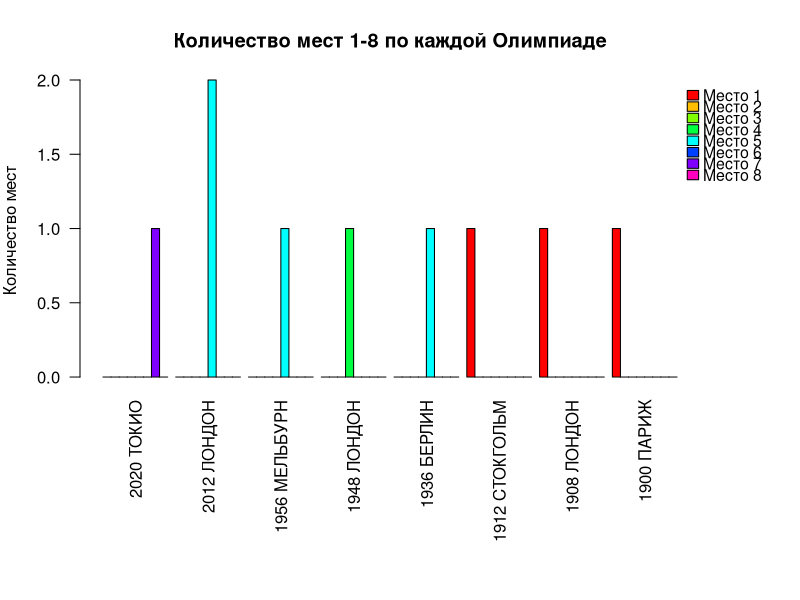
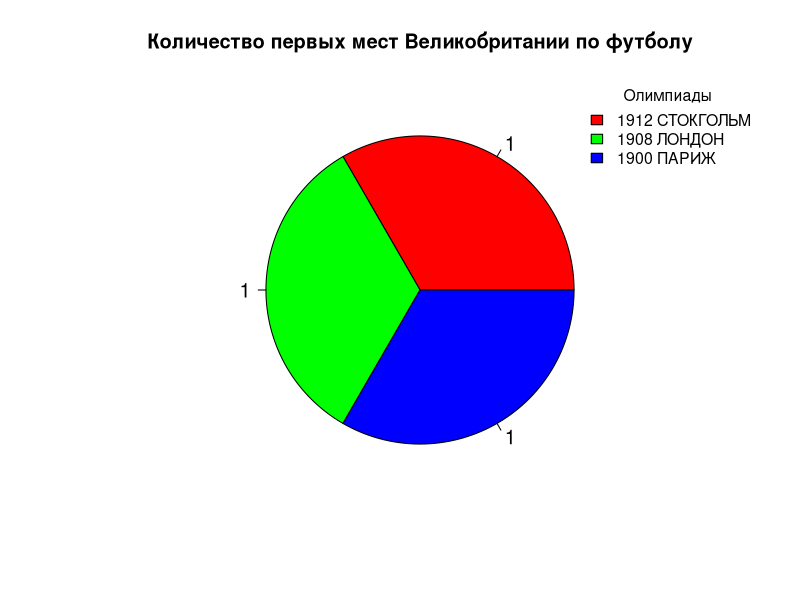
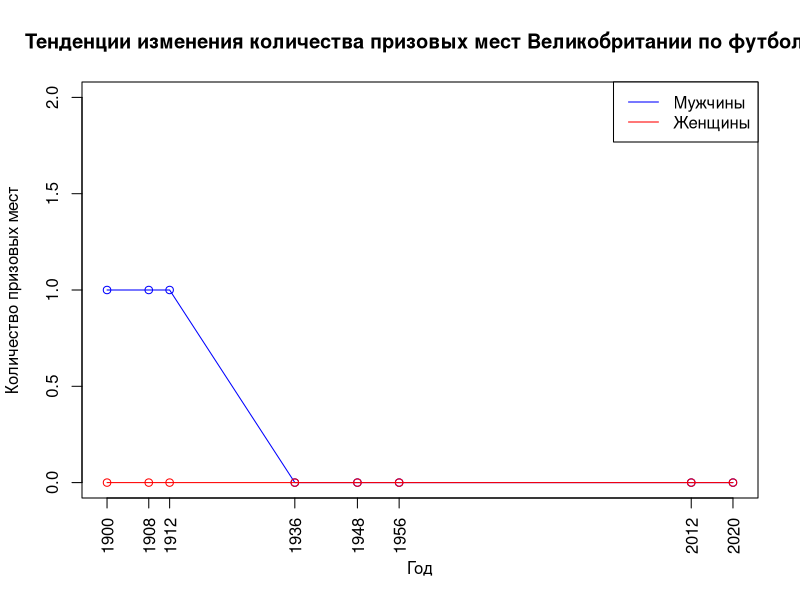
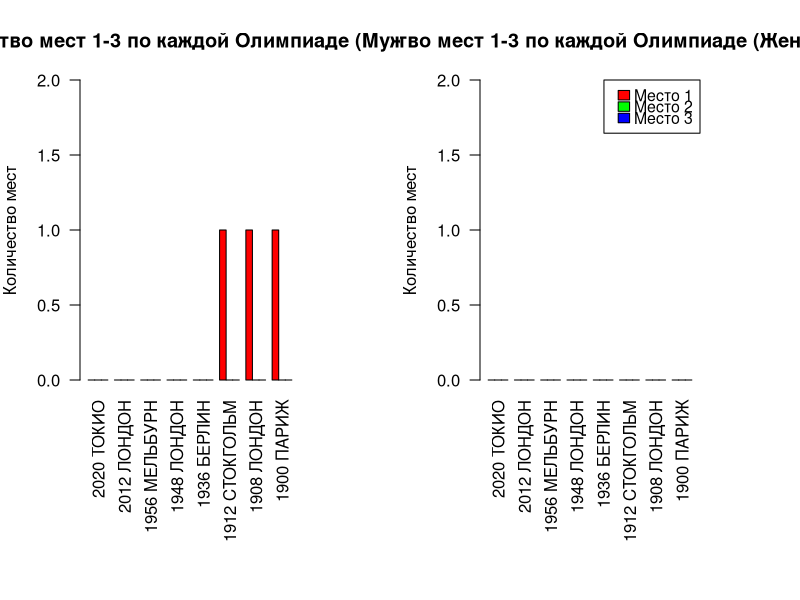
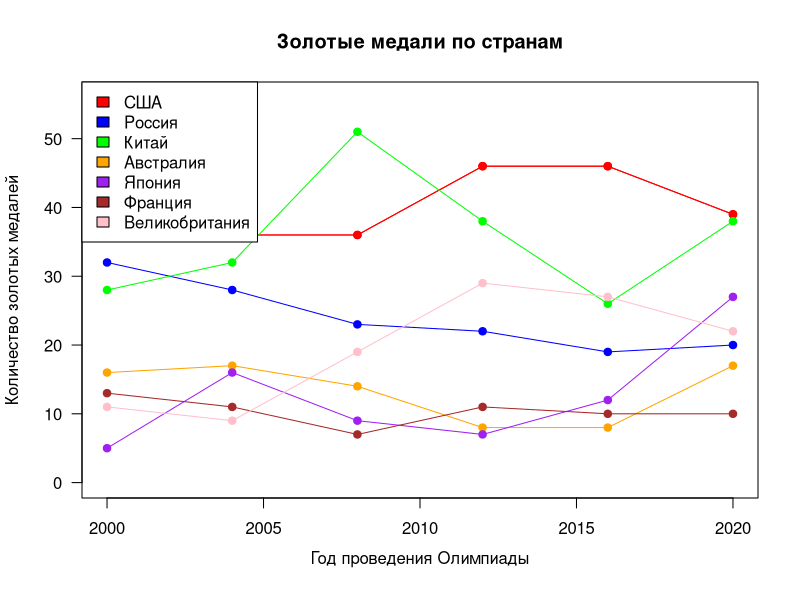
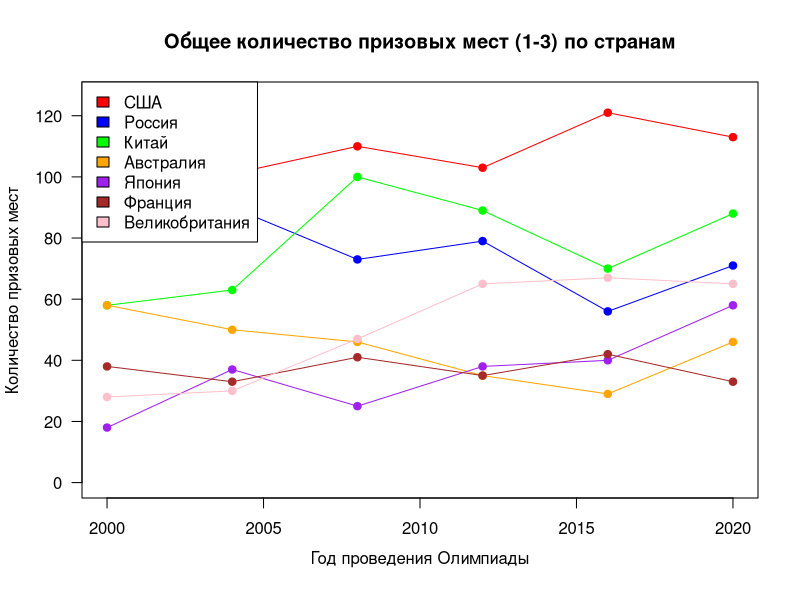

Write R code to recreate these figures, in order.
library(readxl)

data_table <- read_excel("uk_soccer.xlsx")

data_p <- data_table[, -c(1,2,11,20)]
data_p_matrix <- as.matrix(data_p)
rownames(data_p_matrix) <- data_table$Олимпиада 


data_p_men <- data_p_matrix[, c(1:8)]
data_p_women <- data_p_matrix[, c(9:16)]
data_p_combined <- data_p_men + data_p_women 
colnames(data_p_combined) <- c("First", "Second", "Third", "4", "5", "6", "7", "8")


# Столбчатая диаграмма по количеству мест
par(mar = c(11, 4, 4, 5), xpd = TRUE)

bp <- barplot(t(data_p_combined), beside = TRUE, col = rainbow(8),
              main = "Количество мест 1-8 по каждой Олимпиаде",
              ylab = "Количество мест",
              las = 2,
              axisnames = TRUE)

last_x <- max(bp)
legend(x = last_x, y = par("usr")[4],
       legend = paste("Место", 1:8),
       fill = rainbow(8),
       bty = "n",
       cex = 0.95,
       seg.len = 0.6,
       x.intersp = 0.3,
       y.intersp = 0.6)

# Значения по умолчанию
par(mfrow = c(1,1), mar = c(5, 4, 4, 2) + 0.1, oma = c(0, 0, 0, 0), 
    mai = c(1.02, 0.82, 0.82, 0.42), fig = c(0, 1, 0, 1))


# Круговая диаграмм по количеству первых мест
data_only_first <- data_p_combined[, 1]
data_without_zeros <- data_only_first[data_only_first != 0]

colors <- rainbow(length(data_without_zeros))

pie(data_without_zeros, 
    main = "Количество первых мест Великобритании по футболу",
    col = colors,
    labels = data_without_zeros,
    cex = 1.2)

legend("topright",
       legend = names(data_without_zeros),
       fill = colors,      
       title = "Олимпиады",
       cex = 0.95,
       bty = "n")


# тенденции призовых мест по полам
# функциональный
male_trends <- data_table[, c(2)]
female_trends <- data_table[, c(11)]
years_trends <- sapply(data_table[, 1], function(x) as.numeric(gsub("[^0-9]", "", x)))
years_trends <- as.numeric(years_trends)

plot(years_trends, male_trends$`Призовые мужчины`, type = "o", col = "blue", 
     main = "Тенденции изменения количества призовых мест Великобритании по футболу",
     xlab = "Год", ylab = "Количество призовых мест", ylim = c(0, 2), xaxt = "n")
lines(years_trends, female_trends$`Призовые женщины`, type = "o", col = "red")
legend("topright", legend = c("Мужчины", "Женщины"), col = c("blue", "red"), lty = 1)
axis(1, at = years_trends, labels = years_trends, las = 2)

# столбчатый
par(mfrow=c(1,2))
par(mar = c(11, 4, 4, 5))
barplot(t(data_p_men[,c(1,2,3)]), beside = TRUE, col = rainbow(3), 
        main = "Количество мест 1-3 по каждой Олимпиаде (Мужчины)", 
        ylab = "Количество мест",
        las = 2,
        ylim = c(0, 2))

barplot(t(data_p_women[,c(1,2,3)]), beside = TRUE, col = rainbow(3), 
        main = "Количество мест 1-3 по каждой Олимпиаде (Женщины)", 
        ylab = "Количество мест", 
        legend.text = paste("Место", 1:3), args.legend = list(x = "topright",
                                                              cex = 0.95,
                                                              seg.len = 0.6,
                                                              x.intersp = 0.3,
                                                              y.intersp = 0.6
                                                              ),
        las = 2,
        ylim = c(0, 2))

# Значения по умолчанию
par(mfrow = c(1,1), mar = c(5, 4, 4, 2) + 0.1, oma = c(0, 0, 0, 0), 
    mai = c(1.02, 0.82, 0.82, 0.42), fig = c(0, 1, 0, 1))



# Первые и призовые места по 7 странам и всем видам спорта
data_table_all <- read_excel("olympic.xlsx")

years <- data_table_all$Олимпиада

colors <- c("red", "blue", "green", "orange", "purple", "brown", "pink")

gold_medals <- data_table_all[, c(
  "США 1 место", 
  "Россия 1 место", 
  "Китай 1 место", 
  "Австралия 1 место", 
  "Япония 1 место", 
  "Франция 1 место", 
  "Великобритания 1 место"
)] 

plot(years, gold_medals[[1]], type = "o", col = "red",
     main = "Золотые медали по странам",
     xlab = "",  
     ylab = "Количество золотых медалей",
     ylim = c(0, max(gold_medals, na.rm = TRUE) + 5),
     pch = 19, las = 1)

for (i in 1:7) {
  lines(years, gold_medals[[i]], type = "o", col = colors[i], pch = 19)
}

legend(x = "topleft", legend=c("США", "Россия", "Китай", "Австралия", "Япония", "Франция", "Великобритания"),  
       fill = colors
)

mtext("Год проведения Олимпиады", side = 1, line = 2.5)


total_medals <- data.frame(
  "США" = rowSums(data_table_all[, c("США 1 место", "США 2 место", "США 3 место")]),
  "Россия" = rowSums(data_table_all[, c("Россия 1 место", "Россия 2 место", "Россия 3 место")]),
  "Китай" = rowSums(data_table_all[, c("Китай 1 место", "Китай 2 место", "Китай 3 место")]),
  "Австралия" = rowSums(data_table_all[, c("Австралия 1 место", "Австралия 2 место", "Австралия 3 место")]),
  "Япония" = rowSums(data_table_all[, c("Япония 1 место", "Япония 2 место", "Япония 3 место")]),
  "Франция" = rowSums(data_table_all[, c("Франция 1 место", "Франция 2 место", "Франция 3 место")]),
  "Великобритания" = rowSums(data_table_all[, c("Великобритания 1 место", "Великобритания 2 место", "Великобритания 3 место")])
)

plot(years, total_medals[[1]], type = "o", col = colors[1],
     main = "Общее количество призовых мест (1-3) по странам",
     xlab = "",
     ylab = "Количество призовых мест",
     ylim = c(0, max(total_medals, na.rm = TRUE) + 5),
     pch = 19, las = 1)

for (i in 2:7) {
  lines(years, total_medals[[i]], type = "o", col = colors[i], pch = 19)
}

legend(x = "topleft", legend=c("США", "Россия", "Китай", "Австралия", "Япония", "Франция", "Великобритания"),  
       fill = colors
)

mtext("Год проведения Олимпиады", side = 1, line = 2.5)